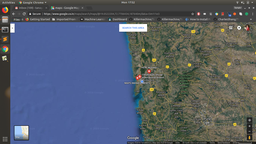
#> input picture img.png, 256 x 144 px, shrunk from 1366 x 768 before the run
$ python Mapping.py
#> lines starting #> are read from the running program, lines starting #| are printed output that depends on the picture; after the words box and inside, x2 and y2 are one past the last pixel; in counts of white or black regions, pixels touching at a corner belong together
### DroneScript.py
import math
import time
import threading
from Render import *
import cv2
from Utility import *


# [22 lines left out: functions best_fit, _get_intersection, not called in this run]

class Simulator:
    def __init__(self, drone_list, velocity, toc, server_loc, drone_range, grid, grid_pts, w, h):
        self.drone_list = drone_list
        self.timeToClick = toc
        self.velocity = velocity
        self.server_loc = server_loc
        self.drone_range = drone_range
        self.gridDimension = grid
        self.grid_pts = grid_pts
        self.width = w
        self.height = h
        self.colors = [(0, 0, 255), (0, 255, 0), (255, 0, 0), (102, 0, 102), (255, 0, 255)]
        self.render_object = GenGrid(self.gridDimension[0], self.gridDimension[1])

    def update_grid(self, indices):
        for i, point in enumerate(self.grid_pts):
            if point.index == indices:
                self.grid_pts[i].foc = 0.6
                self.grid_pts[i].completed = True

    def generate_relay(self, time):
        # get nearest grid location for next time
        grid_locations = []
        drange = self.drone_range * 0.9  # TODO store as constants in a class
        for drone in self.drone_list:
            grid_locations.append(sorted(drone.locations, key=lambda x: abs(x.estimated_time - time))[0])

        # get relay points
        relay_points = [self.server_loc]

        for i, grid_pt in enumerate(grid_locations):
            # check if inside range
            vec = (grid_pt.coordinate[0] - relay_points[i][0], grid_pt.coordinate[1] - relay_points[i][1])
            mag = math.sqrt(vec[0] ** 2 + vec[1] ** 2)
            if mag < drange:
                #push it in y
                relay_points.append(_get_intersection(grid_pt.coordinate, relay_points[i], drange))
            else:
                vec = (vec[0] / mag, vec[1] / mag)
                relay_points.append((relay_points[i][0] + vec[0] * drange, relay_points[i][1] + vec[1] * drange))

        # # line
        # a, b = best_fit([self.server_loc[0], ] * len(grid_locations) + [pt.coordinate[0] for pt in grid_locations],
        #                 [self.server_loc[1], ] * len(grid_locations) + [pt.coordinate[1] for pt in grid_locations])
        #
        # # get cuts on the line at a distance of range
        # pt2 = (grid_locations[0].coordinate[0], a + b * grid_locations[0].coordinate[0])
        # vec = (pt2[0] - self.server_loc[0], pt2[1] - self.server_loc[1])
        # mag = math.sqrt(vec[0] ** 2 + vec[1] ** 2)
        # vec = (vec[0] / mag, vec[1] / mag)
        #
        # # get scaling factor for relays
        # last_y_pt = self.server_loc[1] + vec[1] * (len(grid_locations)) * drange
        # last_x_pt = self.server_loc[0] + vec[0] * (len(grid_locations)) * drange
        # scale_factor_y = self.gridDimension[1] / last_y_pt
        #
        # scale_factor_x = (self.gridDimension[0] - abs(self.server_loc[0])) / abs(last_x_pt - self.server_loc[0])
        # print(scale_factor_x)
        #
        # # generate relay points
        # relay_points = []
        # for i in range(len(grid_locations)):
        #     relay_points.append((self.server_loc[0] + vec[0] * (i + 1) * drange * scale_factor_x * scale_factor_y,
        #                          self.server_loc[1] + vec[1] * (i + 1) * drange * scale_factor_x * scale_factor_y))

        return grid_locations, relay_points

    def sim_loop(self):
        ttime = 0
        t1 = time.time()
        time.sleep(0.1)
        for drone in self.drone_list:
            drone.renderer = self.render_object
            drone.update_grid = self.update_grid
        f = True
        relaytime = 20
        relay, linepoints = self.generate_relay(relaytime)
        while True:
            dt = time.time() - t1
            t1 = time.time()
            ttime += dt
            #print(ttime)
            if f:
                self.render_object.render_grid(self.grid_pts, self.width, self.height)
                # f = False

            # recompute relay
            if ttime > relaytime:
                relaytime += 10
                relay, linepoints = self.generate_relay(relaytime)

            # draw relay and linepoints
            self.render_object.render_points([[r.coordinate[0], r.coordinate[1], (0, 0, 0)] for r in relay])
            self.render_object.render_points([[l[0], l[1], (255, 255, 255)] for l in linepoints])

            # update drones
            for drone in self.drone_list:
                drone.update(dt)
            self.render_object.show()

### Render.py
import cv2
import numpy as np


class GenGrid:
    def __init__(self, width, height, path = './img.png'):
        self.map_width = width
        self.map_height = height
        self.path = path
        self.width_ratio = 0.0
        self.height_ratio = 0.0
        self.map_image = None
        self.output = None
        self.lat_long_mat = None
        self.grid_width = None
        self.grid_height = None
        self.grid_list = []

    def _set_map_image(self):
        self.map_image = cv2.imread(self.path)

    def show(self):
        if isinstance(self.output, type(None)):
            return
        cv2.waitKey(1)
        cv2.imshow("map", self.output)
        self.output = None


    def _draw_rect_on_map(self, x, y, w, h, color, alpha):
        x = x - w/2
        y = y - h/2
        if isinstance(self.output, type(None)):
            self.output = self.map_image.copy()
        overlay = self.output.copy()
        cv2.rectangle(overlay, (int(x * self.width_ratio), int(y * self.height_ratio)),
                      (int((x + w) * self.width_ratio), int((y + h) * self.height_ratio)), color, -1)
        cv2.addWeighted(overlay, alpha, self.output, 1 - alpha, 0, self.output)

    def render_grid(self, grid_list, w, h):
        if isinstance(self.map_image, type(None)):
            self._set_map_image()

        (height, width, channel) = self.map_image.shape
        self.width_ratio = width / float(self.map_width)
        self.height_ratio = height / float(self.map_height)
        for grid_pt in grid_list:
            self._draw_rect_on_map(grid_pt.coordinate[0], grid_pt.coordinate[1], w, h, grid_pt.color, grid_pt.foc)

    def render_points(self, point_list):
        """
        point_list is List of list, containg x,y, color where color is in the form (0,0,0)
        """
        (height, width, channel) = self.map_image.shape
        self.width_ratio = width / float(self.map_width)
        self.height_ratio = height / float(self.map_height)
        if isinstance(self.output, type(None)):
            self.output = self.map_image.copy()
        for point_x, point_y, color in point_list:
            cv2.circle(self.output, (int(point_x * self.width_ratio), int(point_y * self.height_ratio)), 3, color, 3)

### Drone.py
import math
from Utility import *


class Drone:

    def __init__(self, drone_id, drone_color, drone_velocity, server_loc):
        self.id = drone_id
        self.color = drone_color
        self.locations = None
        self.sorted_locations = None
        self.velocity = drone_velocity
        self.server_loc = server_loc
        self.renderer = None
        self.start = True
        self.update_grid = None
        self.curr_loc = None

        self.estimated_time = None
        self.travel_towards = None
        self.travel_back = None
        self.avg_time = None
        self.click_timer = None

        self.ttime = 0

    def set_locations(self, locations):
        for loc in locations:
            loc.color = self.color
        self.locations = locations
        for loc in locations:
            isinstance(loc.distance_from_server, float)
        self.sorted_locations = sorted(self.locations, key=lambda x: x.distance_from_server)
        self.arrange_grid()
        self.estimated_time, self.travel_towards, self.travel_back, self.avg_time = self.get_estimated_time()

    def get_estimated_time(self):
        time_ = 0
        last_loc = self.locations[0].coordinate
        travel_towards = get_distance(last_loc, self.locations[1].coordinate) / self.velocity
        travel_back = get_distance(last_loc, self.locations[-2].coordinate) / self.velocity

        for i, grid_pt in enumerate(self.locations):
            dist = get_distance(grid_pt.coordinate, last_loc)
            time_ += dist / self.velocity
            grid_pt.estimated_time = time_
            time_ += 2 if i != 0 else 0 # time to click TODO
            last_loc = grid_pt.coordinate

        avg_time = (time_ - travel_back - travel_towards - 2) / (len(self.locations) - 3)
        return time_, travel_towards, travel_back, avg_time

    def arrange_grid(self):
        arrangedGrid = {}

        # print("Transpose: {}".format(transpose))
        # print("Alternate grid: {}".format(arrangedGrid))
        transposeIndividual = {}

        for grid_pt in self.locations:
            # get columns
            indices = grid_pt.index
            transposeIndividual.setdefault(indices[0], []).append(grid_pt)


        # get alternate
        alternateGrid = self.alternate(transposeIndividual)

        alternateGrid.insert(0, GridPoint((-1, -1), self.server_loc, 0.2, 0.0, True))
        alternateGrid.append(GridPoint((-1, -1), self.server_loc, 0.2, 0.0, True))

        self.locations = alternateGrid

    def alternate(self, transpose):
        alternateGrid = []
        i = 0
        for k, v in transpose.items():
            if (i % 2 == 0):
                for grid_pt in v:
                    alternateGrid.append(grid_pt)
                i += 1
            else:
                for grid_pt in v[::-1]:
                    alternateGrid.append(grid_pt)
                i += 1

        return alternateGrid

    def update(self, dt):
        self.ttime += dt

        if self.start:
            self.curr_loc = self.locations[0].coordinate
            self.locations.pop(0)
            self.start = False

        if not isinstance(self.click_timer, type(None)):
            self.click_timer += dt
            self.renderer.render_points([[self.curr_loc[0], self.curr_loc[1], self.color], ])
            if self.click_timer > 2: # TODO time to click
                self.click_timer = None
            return

        # render next point on the list
        render_loc = None
        if len(self.locations) == 0:
            # print("Drone{} RTL".format(self.id))
            return

        index = self.locations[0].index
        next_loc = self.locations[0].coordinate
        dist = self.velocity * dt

        mag = (math.sqrt((next_loc[1] - self.curr_loc[1]) ** 2 + (next_loc[0] - self.curr_loc[0]) ** 2))

        if mag == 0:
            return

        unit_v_y = (next_loc[1] - self.curr_loc[1]) / mag
        unit_v_x = (next_loc[0] - self.curr_loc[0]) / mag

        i_loc = (self.curr_loc[0] + (dist * unit_v_x), self.curr_loc[1] + (dist * unit_v_y))
        if get_distance(i_loc, self.curr_loc) > get_distance(next_loc, self.curr_loc): # case when drone reached a loc
            print("Drone {0} Missed grid point by duration {1}".format(self.id,
                                                                       self.locations[0].estimated_time - self.ttime))
            render_loc = next_loc
            self.click_timer = 0
            self.update_grid(index)
            self.locations.pop(0)

            # print("popping: {}, list length: {}".format(self.locations.pop(0),len(self.locations)))
        else:
            render_loc = i_loc

        # print("drone{}, cur: {}, next {}".format(self.id, render_loc, next_loc))
        self.renderer.render_points([[render_loc[0], render_loc[1], self.color], ])
        self.curr_loc = render_loc

### Utility.py
import math


def get_distance(pt1, pt2):
    return math.sqrt((pt1[1] - pt2[1]) ** 2 + (pt1[0] - pt2[0]) ** 2)

class GridPoint:
    def __init__(self, index, coordinate, factor_of_completion, color, allocated):
        self.index = index
        self.coordinate = coordinate
        self.color = color
        self.foc = factor_of_completion
        self.allocated = allocated
        self.distance_from_server = None
        self.completed = False
        self.estimated_time = None

    def __str__(self):
        return "{0},{1},{2},{3},{4}".format(self.index, self.coordinate, self.color, self.foc, self.allocated)

    def set_distance_from_server(self, server_loc):
        self.distance_from_server = get_distance(server_loc, self.coordinate)

### Mapping.py
import math
import copy
from Drone import *
from Render import *
from DroneScript import *
from random import randint
from Utility import *


class XYCoordinate:
    x = 0
    y = 0

    def __init__(self,x_coordinate,y_coordinate):
        self.x = x_coordinate
        self.y = y_coordinate

    def getDistance(self,xycoordinate):
        return math.sqrt((xycoordinate.x - self.x)**2 + (xycoordinate.y - self.y))


def getGridPoints(coordinates, overlap, imgWidth, imgHeight):
    # get length and breadth of the rectangle
    l = coordinates[2][0] - coordinates[1][0]
    b = coordinates[1][1] - coordinates[0][1]

    # get number of rectangles in l and b as n1 and n2 resp
    n1 = math.ceil((l - overlap) / (imgWidth - overlap))
    n2 = math.ceil((b - overlap) / (imgHeight - overlap))

    # get new overlaps
    d1 = (n1*imgWidth - l) / (n1 - 1)
    d2 = (n2*imgHeight - b) / (n2 - 1)

    # print new overlaps
    #print("New overlap in x and y resp is: {}{:5}".format(d1,d2))

    # calculate grids
    grid_points = []

    # rows
    for i in range(0, n2):
        for j in range(0, n1):
            x = coordinates[0][0] + imgWidth/2 + j*(imgWidth - d1)
            y = coordinates[0][1] + imgHeight/2 + i*(imgHeight - d2)
            # grid_points.append([(j, i), (x, y), 0.5, None])
            grid_pt = GridPoint((j, i), (x, y), 0.2, None, False)
            grid_points.append(grid_pt)

    # arrange grid items
    # gridPoints = arrangeGrid(gridPoints,n1,n2)

    return grid_points


def get_grid_distribution_with_range(num_drones, gridPoints, timeOfFlight, timeToClick, velocity, serverLoc, serverRange, colors):
    # get new range and tof based on buffer %
    # considering buffer of 10%
    tof = 0.9 * timeOfFlight
    allocated = 0
    serverRange = 0.9 * serverRange
    distribution = {}
    startPositions = []
    droneList = []
    drones = 0

    while allocated != len(gridPoints):
        drones+=1

        if drones == num_drones:
            distribution[drones] = []
            for grid_pt in gridPoints:
                if not grid_pt.allocated:
                    distribution[drones].append(grid_pt)
            drone = Drone(drones, colors[drones - 1], velocity, serverLoc)
            droneList.append(drone)
            break

        startPos = gridPoints[0].coordinate

        # set start location for first drone
        if(drones == 1):
            for grid_pt in gridPoints:
                if(math.sqrt((grid_pt.coordinate[1] - serverLoc[1])**2 + (grid_pt.coordinate[0] - serverLoc[0])**2) < serverRange):
                    startPos = grid_pt.coordinate
                    startPositions.append(startPos)
                    break

        # set start location for rest of the drones
        if(drones > 1):
            lastDronePos = startPositions[-1]
            for grid_pt in gridPoints:
                if get_distance(lastDronePos, grid_pt.coordinate) < serverRange:
                    startPos = grid_pt.coordinate
                    startPositions.append(startPos)
                    break

        # get distance and time for travel
        distance = get_distance(startPos, serverLoc)
        timeToTravel = distance / velocity
        timeToMap = tof - 2*timeToTravel
        if(timeToMap < 0):
            print("Drones inefficient to map such a large area. Increase battery :p")
            break

        # list of locations
        distribution[drones] = []

        # setting distance from server
        for grid_pt in gridPoints:
            grid_pt.set_distance_from_server(serverLoc)

        for grid_pt in gridPoints:
            if grid_pt.allocated:
                continue
            if grid_pt.distance_from_server < serverRange and drones == 1 and timeToMap > 2:
                distribution[drones].append(grid_pt)
                grid_pt.color = colors[drones-1]
                timeToMap -= timeToClick
                grid_pt.allocated = True
                allocated += 1
            elif drones != 1:
                for j in range(0,len(distribution[drones-1])):
                    dist_obj = distribution[drones-1][j]
                    loc_ = dist_obj.coordinate
                    if math.sqrt((grid_pt.coordinate[1] - loc_[1])**2 + (grid_pt.coordinate[0] - loc_[0])**2) < serverRange and timeToMap > 2:
                        distribution[drones].append(grid_pt)
                        grid_pt.color = colors[drones-1]
                        timeToMap -= timeToClick
                        grid_pt.allocated = True
                        allocated += 1
                        break

        # create drones
        drone = Drone(drones, colors[drones-1], velocity, serverLoc)
        droneList.append(drone)

        # print time left for drone one
        #print("Drone {}: \nStart Pos: {} \ndistance: {} \nTime taken: {}".format(drones,startPos,distance,tof - timeToMap))

    if drones < num_drones:
        while drones == num_drones:
            drones += 1
            drone = Drone(drones, colors[drones - 1], velocity, serverLoc)
            droneList.append(drone)
            distribution[drones] = []
    #print(gridPoints)
    #
    # print(distribution)
    return droneList, distribution, gridPoints


def shuffle_distribution(drone_list, grid_dimension, w, h):

    shuffle_renderer = GenGrid(grid_dimension[0], grid_dimension[1])
    n_drones = len(drone_list)
    for j in range(0, 10):
        for i, drone in enumerate(drone_list):
            time_prev = drone_list[i-1].estimated_time if i-1 >= 0 else float('-inf')
            time_next = drone_list[i+1].estimated_time if i+1 < n_drones else float('-inf')
            if drone.estimated_time < time_prev or drone.estimated_time < time_next:
                if time_prev > time_next:
                    prev_locs = drone_list[i-1].sorted_locations
                    num_extra_blocks = int((time_prev - drone.estimated_time) / drone_list[i-1].avg_time)
                    if int(num_extra_blocks / 2) == 0:
                        continue
                    take = prev_locs[-int(num_extra_blocks / 2): ]
                    #print("Drone{0}/{5} taking {1}/{4} from Drone{2} at iter {3}".format(i, len(take), i-1, j,
                    #        len(drone_list[i - 1].sorted_locations), len(drone.sorted_locations)))
                    drone_list[i-1].set_locations(prev_locs[:-int(num_extra_blocks / 2)])
                    curr_drone_locations = drone.sorted_locations
                    curr_drone_locations += take
                    drone.set_locations(curr_drone_locations)
                else:
                    next_locs = drone_list[i + 1].sorted_locations
                    num_extra_blocks = int((time_next - drone.estimated_time) // drone_list[i + 1].avg_time)
                    if int(num_extra_blocks / 2) == 0:
                        continue
                    take = next_locs[:int(num_extra_blocks / 2)]
                    #print("Drone{0}/{5} taking {1}/{4} from Drone{2} at iter {3}".format(i, len(take), i + 1, j,
                    #        len(drone_list[i + 1].sorted_locations), len(drone.sorted_locations)))
                    drone_list[i + 1].set_locations(next_locs[int(num_extra_blocks / 2):])
                    curr_drone_locations = drone.sorted_locations
                    curr_drone_locations += take
                    drone.set_locations(curr_drone_locations)
        pr = ""
        for drone in drone_list:
            pr += " " + str(len(drone.sorted_locations))
        #print(pr)
        grid_pts = []
        for drone in drone_list:
            grid_pts += drone.locations

        # render grid
        #shuffle_renderer.render_grid(grid_pts, w, h)
        #shuffle_renderer.show()
    # i = input()


def add_transparency(self, distribution):
    for k, v in distribution.items():
        color = self.colors[k-1]
        for index, loc_ in v:
            self.grid_list.append([loc_[0], loc_[1], color, 0.2])


def main():
    # parameters
    coordinates = [[0,0],[0,100],[200,100],[200,0]]
    overlap = 2.5
    imgWidth = 10
    imgHeight = 10
    timeOfFlight = 200
    serverLoc = (50,0)
    timeToClick = 2
    velocity = 30
    range_ = 30
    num_drones = 5
    gridDimension = (200,100)
    colors = [(0, 0, 255), (0, 255, 0), (255, 0, 0), (102, 0, 102), (255, 0, 255), (215, 220, 55), (205, 100, 155), (155, 200, 255), (233, 12, 33), (123, 45, 111)]

    # print grid array
    gridPoints = getGridPoints(coordinates, overlap, imgWidth, imgHeight)
    #print(gridPoints)

    # get distribution
    drone_list, distribution, gridPoints = get_grid_distribution_with_range(num_drones, gridPoints, timeOfFlight, timeToClick, velocity, serverLoc, range_, colors)
    #print(distribution)

    # set locations for each drone
    for i, drone in enumerate(drone_list):
        drone.set_locations(distribution[i+1])

    # shuffle distribution for same time
    shuffle_distribution(drone_list, gridDimension, imgWidth, imgHeight)

    # Print est time for drones
    for drone in drone_list:
        print("Drone{0}, ETA,to,back: {1}".format(drone.id, drone.get_estimated_time()))

    sim = Simulator(drone_list, velocity, timeToClick, serverLoc, range_, gridDimension, gridPoints, imgWidth, imgHeight)
    sim.sim_loop()
#> in _set_map_image, self.map_image is the input picture: shape (144, 256, 3); mean B, G, R 109.9, 93.9, 85.1
#> after the loop in render_points, `for point_x, point_y, color in point_list:`:
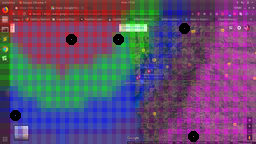
#> self.output: shape (144, 256, 3); mean B, G, R 113.4, 77.9, 98.3
#> after the loop in render_points (call 2), `for point_x, point_y, color in point_list:`:
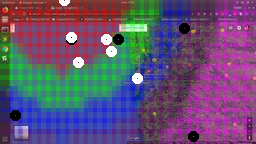
#> self.output: shape (144, 256, 3); 1.45% of pixels changed, all inside (x1, y1, x2, y2) = (59, 0, 143, 84)
#> in show, `cv2.imshow("map", self.output)`:
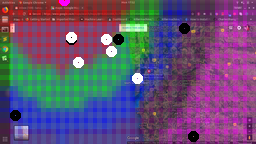
#> window 'map': shape (144, 256, 3); mean B, G, R 115.8, 80.3, 100.6


if __name__== "__main__":
  main()
